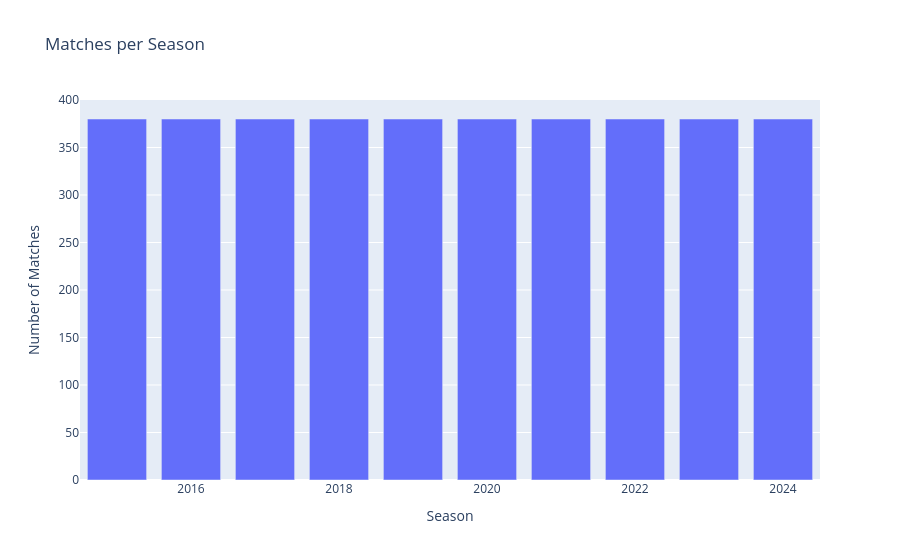

The cell this chart's notebook holds for it:
### Markdown cell above
## 5. Temporal Patterns

### Code cell
# Matches per season
season_counts = df['season'].value_counts().sort_index()

fig = px.bar(x=season_counts.index, y=season_counts.values,
             title='Matches per Season',
             labels={'x': 'Season', 'y': 'Number of Matches'})
fig.show()

print("\nMatches by season:")
print(season_counts)

### Figure 1 — Plotly figure (JSON) as saved in the notebook; plotly's stock layout.template omitted (floating-point values rounded to 4 significant figures)
{"data": [{"alignmentgroup": "True", "hovertemplate": "Season=%{x}<br>Number of Matches=%{y}<extra></extra>", "legendgroup": "", "marker": {"color": "#636efa", "pattern": {"shape": ""}}, "name": "", "offsetgroup": "", "orientation": "v", "showlegend": false, "textposition": "auto", "type": "bar", "x": [2015, 2016, 2017, 2018, 2019, 2020, 2021, 2022, 2023, 2024], "xaxis": "x", "y": [380, 380, 380, 380, 380, 380, 380, 380, 380, 380], "yaxis": "y"}], "layout": {"barmode": "relative", "legend": {"tracegroupgap": 0}, "title": {"text": "Matches per Season"}, "xaxis": {"anchor": "y", "domain": [0, 1], "title": {"text": "Season"}}, "yaxis": {"anchor": "x", "domain": [0, 1], "title": {"text": "Number of Matches"}}}}
